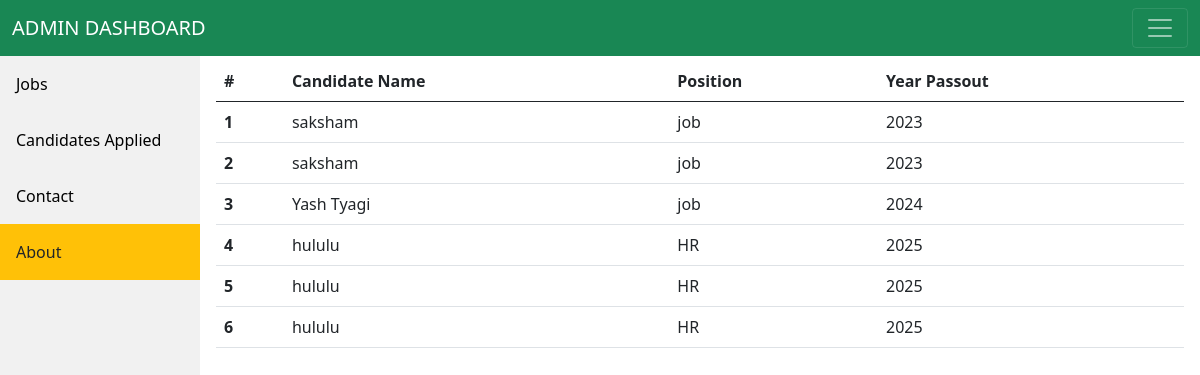
/jobs.php, run on the app's committed database.
### tables this page shows
CREATE TABLE `candidates` (
  `name` varchar(255) NOT NULL,
  `apply` varchar(255) NOT NULL,
  `qual` varchar(255) NOT NULL,
  `year` varchar(255) NOT NULL
);

### jobs.php (the view)
<?php include 'header.php'?>
<div class="content">
<table class="table">
  <thead>
    <tr>
      <th scope="col">#</th>
      <th scope="col">Candidate Name</th>
      <th scope="col">Position</th>
      <th scope="col">Year Passout</th>
    </tr>
  </thead>
  <tbody>
  <?php
    $sql="Select name,apply,year from candidates";
    $result=mysqli_query($conn,$sql);
    $i=0;
    if($result->num_rows>0){
        while($rows=$result->fetch_assoc()){
            echo'
    <tr>
      <th scope="row">'.++$i.'</th>
      <td>'.$rows['name'].'</td>
      <td>'.$rows['apply'].'</td>
      <td>'.$rows['year'].'</td>
    </tr>';}}
        else{
            echo"";
        }
        ?>
</tbody>
</table>
</div>

### header.php (shortened to what this page needs)
<!DOCTYPE html>
<html lang="en">
<head>
    <link href="https://cdn.jsdelivr.net/npm/bootstrap@5.0.2/dist/css/bootstrap.min.css" rel="stylesheet">
    <link rel="stylesheet" href="https://cdnjs.cloudflare.com/ajax/libs/font-awesome/6.2.1/css/all.min.css" />
</head>
<body>
    <div>
    <nav class="navbar navbar-dark bg-success navbar-fixed">
  <div class="container-fluid">
    <a class="navbar-brand" href="#">ADMIN DASHBOARD</a>
    <button class="navbar-toggler" type="button" data-bs-toggle="collapse" data-bs-target="#navbarNav" aria-controls="navbarNav" aria-expanded="false" aria-label="Toggle navigation">
      <span class="navbar-toggler-icon"></span>
    </button>
  </div>
</nav>
<div class="sidebar">
  <a href="index.php">Jobs</a>
  <a href="jobs.php">Candidates Applied</a>
  <a href="#contact">Contact</a>
  <a class="bg-warning text-dark" href="#about">About</a>
</div>

### header.php (style rules this page uses)
.sidebar { margin: 0; margin-top: -4px; padding: 0; width: 200px; background-color: #f1f1f1; position: fixed; height: 100%; overflow: auto; }
.sidebar a { display: block; color: black; padding: 16px; text-decoration: none; }
div.content { margin-top: 60px; margin-left: 200px; padding: 1px 16px; height: 1000px; }
.navbar { overflow: hidden; background-color: #333; position: fixed; top: 0; width: 100%; }

### data on the page
candidates: name "saksham", apply "job", year "2023"
candidates: name "saksham", apply "job", year "2023"
candidates: name "Yash Tyagi", apply "job", year "2024"
candidates: name "hululu", apply "HR", year "2025"
candidates: name "hululu", apply "HR", year "2025"
candidates: name "hululu", apply "HR", year "2025"
